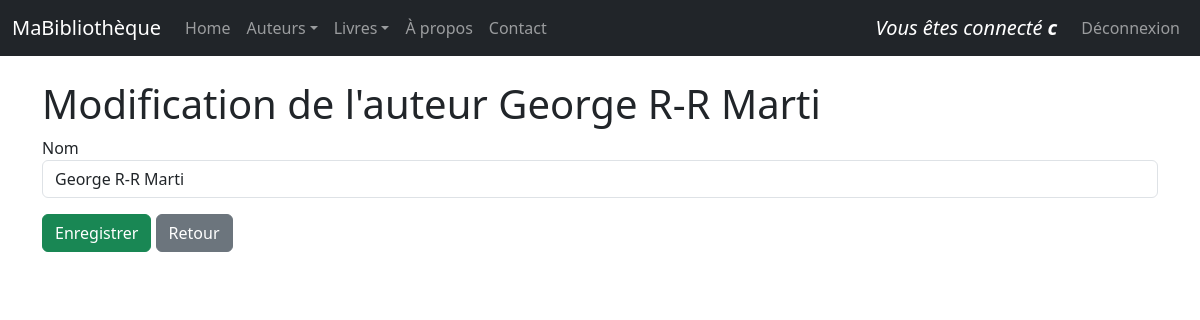
The app's page /auteurs/2/update/ (signed in), older data.
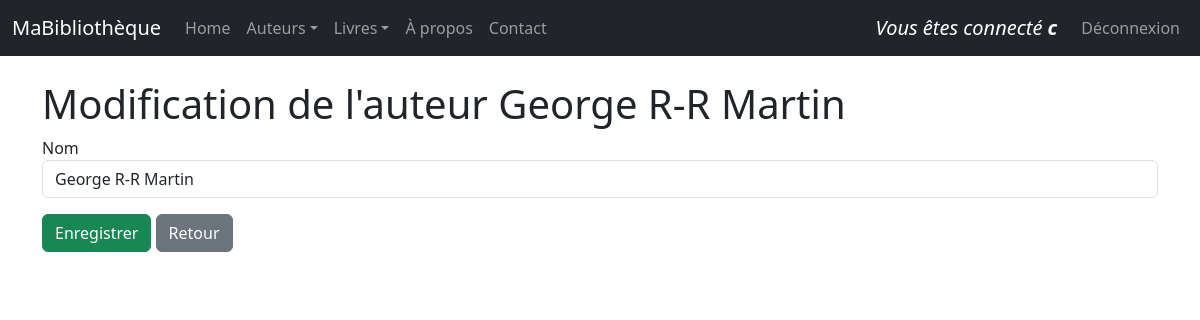
The same page, newer data.
### monApp/models.py (models this page shows, shortened)
class Auteur(db.Model):
    idA = db.Column(db.Integer, primary_key=True)
    Nom = db.Column(db.String(100), unique=True, nullable=False)

### monApp/views.py (the view)
@app.route('/auteurs/<idA>/update/')
@login_required
def updateAuteur(idA):
    unAuteur = Auteur.query.get(idA)
    unForm = FormAuteur(idA=unAuteur.idA , Nom=unAuteur.Nom)
    return render_template("auteur_update.html",selectedAuteur=unAuteur, updateForm=unForm)

### monApp/forms.py
class FormAuteur(FlaskForm):
    idA = HiddenField('idA')
    Nom = StringField('Nom', validators=[DataRequired()])

### monApp/models.py (called while the page is built)
@login_manager.user_loader
def load_user(username):
    return db.session.get(User, username)

### monApp/templates/auteur_update.html (shortened to what this page needs)
{% extends "base.html" %}
{% block main %}
    <h1>Modification de l'auteur {{ selectedAuteur.Nom }}</h1>
    <form role="form" method="POST" action="{{ url_for('saveAuteur') }}">
        <div
            {% if updateForm.Nom.errors %}
                class="form-group has-error"
            {% else %}
                class="form-group mb-3"
            {% endif %}
        >
            {{ updateForm.Nom.label }}
            {{ updateForm.Nom(size=50, class_="form-control") }}
        </div>
        <input class="btn btn-success" type="submit" value="Enregistrer">
        <a href="{{ url_for('getAuteurs') }}" class="btn btn-secondary">Retour</a>
    </form>
{% endblock %}

Row changes from the older to the newer data that the page shows:
changed Auteur: Nom "George R-R Marti" → "George R-R Martin"
